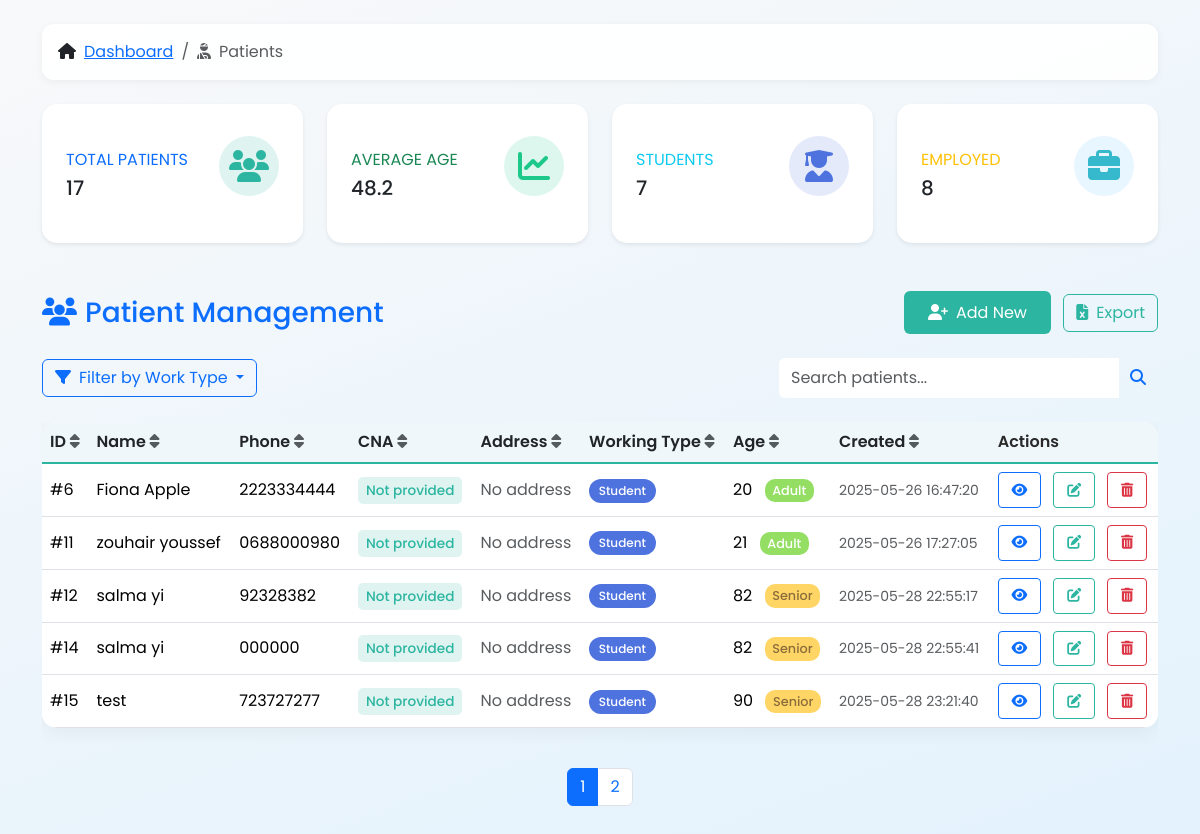
/patients.php?work_type=student, run on the app's committed database.
### tables this page shows
CREATE TABLE `patients` (
  `id` int NOT NULL,
  `full_name` varchar(100) NOT NULL,
  `phone` varchar(20) NOT NULL,
  `cna` varchar(20) DEFAULT NULL,
  `address` varchar(255) DEFAULT NULL,
  `working_type` enum('student','employed','self-employed','unemployed') NOT NULL,
  `created_at` datetime DEFAULT CURRENT_TIMESTAMP,
  `age` int NOT NULL
);

### patients.php (the view, shortened to what this page needs)
<?php
require_once 'config.php';
try {
    $pdo->query("ALTER TABLE patients
        ADD COLUMN IF NOT EXISTS address VARCHAR(255) DEFAULT NULL AFTER phone,
        ADD COLUMN IF NOT EXISTS cna VARCHAR(20) DEFAULT NULL AFTER address");
} catch (PDOException $e) {
    error_log("Error adding columns: " . $e->getMessage());
}
$search = $_GET['search'] ?? '';
$workTypeFilter = $_GET['work_type'] ?? '';
$sort = $_GET['sort'] ?? 'id';
$order = ($_GET['order'] ?? 'asc') === 'desc' ? 'desc' : 'asc';
$page = max((int)($_GET['page'] ?? 1), 1);
$limit = 5;
$offset = ($page - 1) * $limit;
$conditions = [];
$params = [];
if (!empty($workTypeFilter) && in_array($workTypeFilter, ['student', 'employed', 'self-employed', 'unemployed'])) {
    $conditions[] = "working_type = ?";
    $params[] = $workTypeFilter;
}
$whereClause = $conditions ? 'WHERE ' . implode(' AND ', $conditions) : '';
$countStmt = $pdo->prepare("SELECT COUNT(*) FROM patients $whereClause");
$countStmt->execute($params);
$totalRows = $countStmt->fetchColumn();
$totalPages = ceil($totalRows / $limit);
$sql = "SELECT * FROM patients $whereClause ORDER BY $sort $order LIMIT $limit OFFSET $offset";
$stmt = $pdo->prepare($sql);
$stmt->execute($params);
$patients = $stmt->fetchAll();
$summaryStmt = $pdo->query("
    SELECT
        COUNT(*) AS total_patients,
        AVG(age) AS average_age,
        SUM(CASE WHEN working_type = 'student' THEN 1 ELSE 0 END) AS students,
        SUM(CASE WHEN working_type = 'employed' THEN 1 ELSE 0 END) AS employed,
        SUM(CASE WHEN working_type = 'self-employed' THEN 1 ELSE 0 END) AS self_employed,
        SUM(CASE WHEN working_type = 'unemployed' THEN 1 ELSE 0 END) AS unemployed
    FROM patients
");
$summary = $summaryStmt->fetch(PDO::FETCH_ASSOC);
$averageAge = round($summary['average_age'], 1);
?>
<!DOCTYPE html>
<html lang="en">
<head>
    <link href="https://cdn.jsdelivr.net/npm/bootstrap@5.3.3/dist/css/bootstrap.min.css" rel="stylesheet">
    <link href="https://cdnjs.cloudflare.com/ajax/libs/font-awesome/6.5.0/css/all.min.css" rel="stylesheet">
</head>
<body class="p-4">
<link rel="stylesheet" href="https://cdnjs.cloudflare.com/ajax/libs/animate.css/4.1.1/animate.min.css" />
    <div class="container">
        <nav class="mb-4">
            <ol class="breadcrumb">
                <li class="breadcrumb-item"><i class="fas fa-home me-2"></i><a href="dashboard.php">Dashboard</a></li>
                <li class="breadcrumb-item active"><i class="fas fa-user-injured me-2"></i>Patients</li>
            </ol>
        </nav>
        <div class="row mb-4">
            <div class="col-xl-3 col-md-6 mb-4">
                <div class="card summary-card border-left-primary shadow-sm h-100 py-2">
                    <div class="card-body">
                        <div class="row no-gutters align-items-center">
                            <div class="col mr-2">
                                <div class="text-xs font-weight-bold text-primary text-uppercase mb-1">
                                    Total Patients</div>
                                <div class="h5 mb-0 font-weight-bold text-gray-800"><?= $summary['total_patients'] ?></div>
                            </div>
                            <div class="col-auto">
                                <div class="card-icon bg-primary-light">
                                    <i class="fas fa-users fa-2x"></i>
                                </div>
                            </div>
                        </div>
                    </div>
                </div>
            </div>
            <div class="col-xl-3 col-md-6 mb-4">
                <div class="card summary-card border-left-success shadow-sm h-100 py-2">
                    <div class="card-body">
                        <div class="row no-gutters align-items-center">
                            <div class="col mr-2">
                                <div class="text-xs font-weight-bold text-success text-uppercase mb-1">
                                    Average Age</div>
                                <div class="h5 mb-0 font-weight-bold text-gray-800"><?= $averageAge ?></div>
                            </div>
                            <div class="col-auto">
                                <div class="card-icon bg-green-light">
                                    <i class="fas fa-chart-line fa-2x"></i>
                                </div>
                            </div>
                        </div>
                    </div>
                </div>
            </div>
            <div class="col-xl-3 col-md-6 mb-4">
                <div class="card summary-card border-left-info shadow-sm h-100 py-2">
                    <div class="card-body">
                        <div class="row no-gutters align-items-center">
                            <div class="col mr-2">
                                <div class="text-xs font-weight-bold text-info text-uppercase mb-1">
                                    Students</div>
                                <div class="h5 mb-0 font-weight-bold text-gray-800"><?= $summary['students'] ?></div>
                            </div>
                            <div class="col-auto">
                                <div class="card-icon bg-purple-light">
                                    <i class="fas fa-user-graduate fa-2x"></i>
                                </div>
                            </div>
                        </div>
                    </div>
                </div>
            </div>
            <div class="col-xl-3 col-md-6 mb-4">
                <div class="card summary-card border-left-warning shadow-sm h-100 py-2">
                    <div class="card-body">
                        <div class="row no-gutters align-items-center">
                            <div class="col mr-2">
                                <div class="text-xs font-weight-bold text-warning text-uppercase mb-1">
                                    Employed</div>
                                <div class="h5 mb-0 font-weight-bold text-gray-800"><?= $summary['employed'] + $summary['self_employed'] ?></div>
                            </div>
                            <div class="col-auto">
                                <div class="card-icon bg-blue-light">
                                    <i class="fas fa-briefcase fa-2x"></i>
                                </div>
                            </div>
                        </div>
                    </div>
                </div>
            </div>
        </div>
        <div class="d-flex justify-content-between align-items-center mb-4">
            <h3 class="mb-0 text-primary"><i class="fas fa-users me-2"></i>Patient Management</h3>
            <div>
                <button class="btn btn-success me-2" data-bs-toggle="modal" data-bs-target="#addPatientModal">
                    <i class="fas fa-user-plus me-2"></i>Add New
                </button>
                <a href="export_patients.php" class="btn btn-outline-secondary">
                    <i class="fas fa-file-excel me-2"></i>Export
                </a>
            </div>
        </div>
        <div class="d-flex justify-content-between align-items-center mb-4">
            <div class="btn-group">
                <button class="btn btn-outline-primary dropdown-toggle" type="button" data-bs-toggle="dropdown" aria-expanded="false">
                    <i class="fas fa-filter me-2"></i>Filter by Work Type
                </button>
            </div>
            <form method="get" class="d-flex">
                <div class="input-group">
                    <input type="text" name="search" value="<?= htmlspecialchars($search) ?>"
                           class="form-control border-0 py-2" placeholder="Search patients...">
                    <button class="btn btn-outline-primary border-0" type="submit">
                        <i class="fas fa-search"></i>
                    </button>
                </div>
            </form>
        </div>
        <div class="table-responsive">
            <table class="table table-hover align-middle">
                <thead class="table-light">
                    <tr>
                        <?php
                        $columns = ['id' => 'ID', 'full_name' => 'Name', 'phone' => 'Phone',
                                  'cna' => 'CNA', 'address' => 'Address', 'working_type' => 'Working Type',
                                  'age' => 'Age', 'created_at' => 'Created'];
                        foreach ($columns as $col => $label) {
                            $newOrder = ($sort === $col && $order === 'asc') ? 'desc' : 'asc';
                            echo "<th><a href=\"?search=$search&work_type=$workTypeFilter&sort=$col&order=$newOrder\" class=\"text-decoration-none text-dark\">$label <i class=\"fas fa-sort text-muted\"></i></a></th>";
                        }
                        ?>
                        <th>Actions</th>
                    </tr>
                </thead>
                <tbody>
                    <?php foreach ($patients as $patient):
                        $ageGroup = '';
                        $ageClass = '';
                        if ($patient['age'] < 13) {
                            $ageGroup = 'Child';
                            $ageClass = 'age-group-child';
                        } elseif ($patient['age'] >= 13 && $patient['age'] <= 19) {
                            $ageGroup = 'Teen';
                            $ageClass = 'age-group-teen';
                        } elseif ($patient['age'] >= 20 && $patient['age'] <= 59) {
                            $ageGroup = 'Adult';
                            $ageClass = 'age-group-adult';
                        } else {
                            $ageGroup = 'Senior';
                            $ageClass = 'age-group-senior';
                        }
                    ?>
                        <tr>
                            <td>#<?= $patient['id'] ?></td>
                            <td><?= htmlspecialchars($patient['full_name']) ?></td>
                            <td><?= htmlspecialchars($patient['phone']) ?></td>
                            <td>
                                <?php if (!empty($patient['cna'])): ?>
                                    <span class="cna-truncate" title="<?= htmlspecialchars($patient['cna']) ?>">
                                        <i class="fas fa-id-card id-card"></i>
                                        <?= htmlspecialchars($patient['cna']) ?>
                                    </span>
                                <?php else: ?>
                                    <span class="cna-badge">Not provided</span>
                                <?php endif; ?>
                            </td>
                            <td>
                                <?php if (!empty($patient['address'])): ?>
                                    <span class="address-truncate" title="<?= htmlspecialchars($patient['address']) ?>">
                                        <i class="fas fa-map-marker-alt map-marker"></i>
                                        <?= htmlspecialchars($patient['address']) ?>
                                    </span>
                                <?php else: ?>
                                    <span class="text-muted">No address</span>
                                <?php endif; ?>
                            </td>
                            <td>
                                <span class="badge badge-<?= str_replace(' ', '-', $patient['working_type']) ?>">
                                    <?= ucfirst($patient['working_type']) ?>
                                </span>
                            </td>
                            <td>
                                <?= $patient['age'] ?>
                                <span class="age-group ms-2 <?= $ageClass ?>"><?= $ageGroup ?></span>
                            </td>
                            <td><small class="text-muted"><?= $patient['created_at'] ?></small></td>
                            <td class="action-buttons">
                                <button class="btn btn-sm btn-outline-primary me-2 view-patient"
                                        data-id="<?= $patient['id'] ?>"
                                        data-bs-toggle="modal"
                                        data-bs-target="#viewPatientModal"
                                        title="View">
                                    <i class="fas fa-eye"></i>
                                </button>
                                <a href="edit_patient.php?id=<?= $patient['id'] ?>" class="btn btn-sm btn-outline-secondary me-2" title="Edit">
                                    <i class="fas fa-edit"></i>
                                </a>
                                <a href="delete_patient.php?id=<?= $patient['id'] ?>" class="btn btn-sm btn-outline-danger" title="Delete" >
                                    <i class="fas fa-trash-alt"></i>
                                </a>
                            </td>
                        </tr>
                    <?php endforeach ?>
                </tbody>
            </table>
        </div>
        <nav class="mt-4">
            <ul class="pagination justify-content-center">
                <?php for ($i = 1; $i <= $totalPages; $i++): ?>
                    <li class="page-item <?= $i == $page ? 'active' : '' ?>">
                        <a class="page-link"
                           href="?search=<?= $search ?>&work_type=<?= $workTypeFilter ?>&sort=<?= $sort ?>&order=<?= $order ?>&page=<?= $i ?>">
                           <?= $i ?>
                        </a>
                    </li>
                <?php endfor; ?>
            </ul>
        </nav>
    </div>
</body>
</html>

### patients.php (style rules this page uses)
:root { --primary: #2cb5a0; --secondary: #f0f7fa; --accent: #ff7f50; --student: #4e73df; --employed: #1cc88a; --self-employed: #36b9cc; --unemployed: #f6c23e; --child: #ff85c0; --teen: #69c0ff; --adult: #95de64; --senior: #ffd666; }
body { font-family: 'Poppins', sans-serif; background: linear-gradient(160deg, #f8f9fa 0%, #e3f2fd 100%); animation: fadeIn 0.5s ease-in-out both; }
.breadcrumb { background: rgba(255,255,255,0.9); padding: 1rem; border-radius: 12px; box-shadow: 0 2px 8px rgba(0,0,0,0.05); }
.table { border-radius: 15px; overflow: hidden; box-shadow: 0 4px 20px rgba(0,0,0,0.05); background: white; }
.table thead th { background: var(--secondary); border-bottom: 2px solid var(--primary); font-weight: 600; color: #2a2a2a; }
.table-hover tbody tr { transition: all 0.2s ease; }
.btn-success { background: var(--primary); border: none; padding: 0.6rem 1.5rem; transition: all 0.2s ease; }
.btn-outline-secondary { border-color: var(--primary); color: var(--primary); }
.badge { padding: 0.5em 0.8em; border-radius: 20px; font-weight: 500; }
.badge-student { background-color: var(--student); color: white; }
.age-group { font-size: 0.8em; padding: 0.25em 0.6em; border-radius: 10px; font-weight: 500; }
.age-group-adult { background: var(--adult); color: white; }
.age-group-senior { background: var(--senior); color: #8a6d3b; }
.summary-card { border-radius: 15px; box-shadow: 0 4px 15px rgba(0,0,0,0.05); transition: all 0.3s ease; border: none; height: 100%; }
.summary-card .card-body { padding: 1.5rem; }
.card-icon { width: 60px; height: 60px; border-radius: 50%; display: flex; align-items: center; justify-content: center; margin: 0 auto 15px; }
.bg-primary-light { background-color: rgba(44, 181, 160, 0.15); color: var(--primary); }
.bg-purple-light { background-color: rgba(78, 115, 223, 0.15); color: var(--student); }
.bg-green-light { background-color: rgba(28, 200, 138, 0.15); color: var(--employed); }
.bg-blue-light { background-color: rgba(105, 192, 255, 0.15); color: var(--self-employed); }
.action-buttons .btn { padding: 0.4rem 0.8rem; }
.cna-badge { background: rgba(44, 181, 160, 0.15); color: var(--primary); border-radius: 5px; padding: 0.25rem 0.5rem; font-size: 0.85rem; font-weight: 500; }

### data on the page
patients: id "6", full_name "Fiona Apple", phone "2223334444", shows "Not provided", shows "No address", working_type "Student", age "20", age "Adult", created_at "2025-05-26 16:47:20"
patients: id "11", full_name "zouhair youssef", phone "0688000980", shows "Not provided", shows "No address", working_type "Student", age "21", age "Adult", created_at "2025-05-26 17:27:05"
patients: id "12", full_name "salma yi", phone "92328382", shows "Not provided", shows "No address", working_type "Student", age "82", age "Senior", created_at "2025-05-28 22:55:17"
patients: id "14", full_name "salma yi", phone "000000", shows "Not provided", shows "No address", working_type "Student", age "82", age "Senior", created_at "2025-05-28 22:55:41"
patients: id "15", full_name "test", phone "723727277", shows "Not provided", shows "No address", working_type "Student", age "90", age "Senior", created_at "2025-05-28 23:21:40"

### other printed values
$summary['total_patients'] "17"
$averageAge "48.2"
$summary['students'] "7"
$summary['employed'] + $summary['self_employed'] "8"
$label "ID"
$label "Name"
$label "Phone"
$label "CNA"
$label "Address"
$label "Working Type"
$label "Age"
$label "Created"
